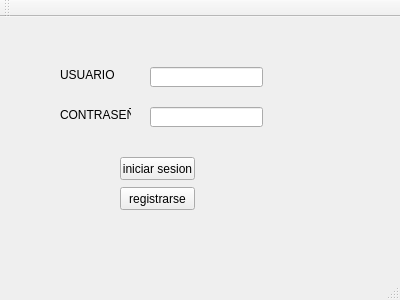
<?xml version="1.0" encoding="UTF-8"?>
<ui version="4.0">
 <class>MainWindow</class>
 <widget class="QMainWindow" name="MainWindow">
  <property name="geometry">
   <rect>
    <x>0</x>
    <y>0</y>
    <width>400</width>
    <height>300</height>
   </rect>
  </property>
  <property name="windowTitle">
   <string>MainWindow</string>
  </property>
  <widget class="QWidget" name="centralWidget">
   <widget class="QPushButton" name="iniciarSecion">
    <property name="geometry">
     <rect>
      <x>120</x>
      <y>140</y>
      <width>75</width>
      <height>23</height>
     </rect>
    </property>
    <property name="text">
     <string>iniciar sesion</string>
    </property>
   </widget>
   <widget class="QLabel" name="mostrar">
    <property name="geometry">
     <rect>
      <x>90</x>
      <y>110</y>
      <width>161</width>
      <height>21</height>
     </rect>
    </property>
    <property name="text">
     <string/>
    </property>
   </widget>
   <widget class="QLineEdit" name="dato_Contra">
    <property name="geometry">
     <rect>
      <x>150</x>
      <y>90</y>
      <width>113</width>
      <height>20</height>
     </rect>
    </property>
   </widget>
   <widget class="QLineEdit" name="dato_Usuario">
    <property name="geometry">
     <rect>
      <x>150</x>
      <y>50</y>
      <width>113</width>
      <height>20</height>
     </rect>
    </property>
   </widget>
   <widget class="QLabel" name="label">
    <property name="geometry">
     <rect>
      <x>60</x>
      <y>50</y>
      <width>71</width>
      <height>16</height>
     </rect>
    </property>
    <property name="text">
     <string>USUARIO</string>
    </property>
   </widget>
   <widget class="QLabel" name="label_2">
    <property name="geometry">
     <rect>
      <x>60</x>
      <y>90</y>
      <width>71</width>
      <height>16</height>
     </rect>
    </property>
    <property name="text">
     <string>CONTRASEÑA</string>
    </property>
   </widget>
   <widget class="QPushButton" name="registrarse">
    <property name="geometry">
     <rect>
      <x>120</x>
      <y>170</y>
      <width>75</width>
      <height>23</height>
     </rect>
    </property>
    <property name="text">
     <string>registrarse</string>
    </property>
   </widget>
  </widget>
  <widget class="QMenuBar" name="menuBar">
   <property name="geometry">
    <rect>
     <x>0</x>
     <y>0</y>
     <width>400</width>
     <height>21</height>
    </rect>
   </property>
  </widget>
  <widget class="QToolBar" name="mainToolBar">
   <attribute name="toolBarArea">
    <enum>TopToolBarArea</enum>
   </attribute>
   <attribute name="toolBarBreak">
    <bool>false</bool>
   </attribute>
  </widget>
  <widget class="QStatusBar" name="statusBar"/>
 </widget>
 <layoutdefault spacing="6" margin="11"/>
 <resources/>
 <connections/>
</ui>
